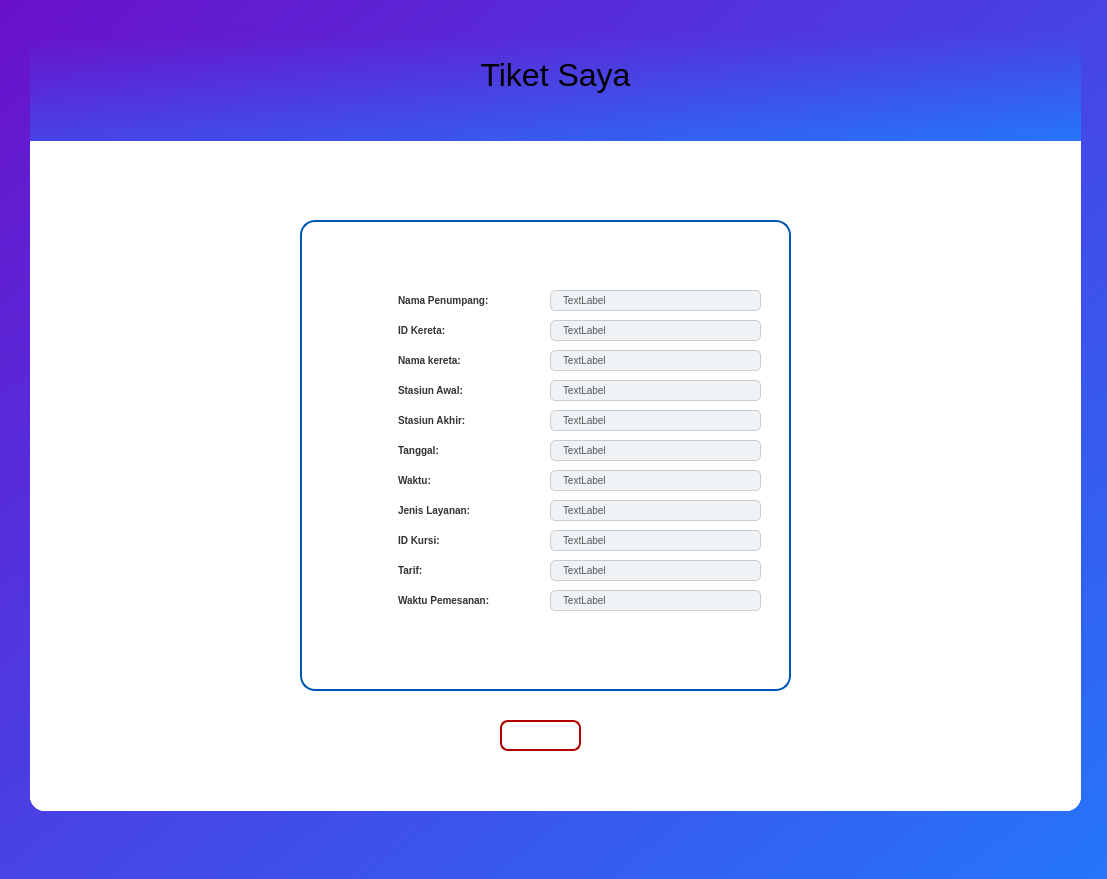
<?xml version="1.0" encoding="UTF-8"?>
<ui version="4.0">
 <class>dashboard_detail_tiket</class>
 <widget class="QMainWindow" name="dashboard_detail_tiket">
  <property name="geometry">
   <rect>
    <x>0</x>
    <y>0</y>
    <width>1107</width>
    <height>879</height>
   </rect>
  </property>
  <property name="windowTitle">
   <string>Dashboard SAKAPEUNG</string>
  </property>
  <property name="styleSheet">
   <string notr="true">background: qlineargradient(x1:0, y1:0, x2:1, y2:1, stop:0 #6a11cb, stop:1 #2575fc);
</string>
  </property>
  <widget class="QWidget" name="centralwidget">
   <widget class="QFrame" name="frame_utama">
    <property name="geometry">
     <rect>
      <x>30</x>
      <y>30</y>
      <width>1051</width>
      <height>781</height>
     </rect>
    </property>
    <property name="styleSheet">
     <string notr="true">background-color: rgba(255, 255, 255, 180); /* Transparansi */
border-radius: 15px; /* Membuat sudut melengkung */</string>
    </property>
    <property name="frameShape">
     <enum>QFrame::StyledPanel</enum>
    </property>
    <property name="frameShadow">
     <enum>QFrame::Raised</enum>
    </property>
    <widget class="QStackedWidget" name="user">
     <property name="geometry">
      <rect>
       <x>0</x>
       <y>0</y>
       <width>1051</width>
       <height>781</height>
      </rect>
     </property>
     <property name="styleSheet">
      <string notr="true">background : white;</string>
     </property>
     <property name="frameShape">
      <enum>QFrame::Box</enum>
     </property>
     <property name="frameShadow">
      <enum>QFrame::Plain</enum>
     </property>
     <property name="currentIndex">
      <number>3</number>
     </property>
     <widget class="QWidget" name="user_dashboard">
      <widget class="QTextEdit" name="home_user">
       <property name="geometry">
        <rect>
         <x>10</x>
         <y>120</y>
         <width>791</width>
         <height>651</height>
        </rect>
       </property>
       <property name="html">
        <string>&lt;!DOCTYPE HTML PUBLIC &quot;-//W3C//DTD HTML 4.0//EN&quot; &quot;http://www.w3.org/TR/REC-html40/strict.dtd&quot;&gt;
&lt;html&gt;&lt;head&gt;&lt;meta name=&quot;qrichtext&quot; content=&quot;1&quot; /&gt;&lt;style type=&quot;text/css&quot;&gt;
p, li { white-space: pre-wrap; }
&lt;/style&gt;&lt;/head&gt;&lt;body style=&quot; font-family:'MS Shell Dlg 2'; font-size:8pt; font-weight:400; font-style:normal;&quot;&gt;
&lt;p style=&quot; margin-top:0px; margin-bottom:0px; margin-left:0px; margin-right:0px; -qt-block-indent:0; text-indent:0px;&quot;&gt;&lt;span style=&quot; font-size:7.8pt;&quot;&gt;Ini adalah dashboard user&lt;/span&gt;&lt;/p&gt;&lt;/body&gt;&lt;/html&gt;</string>
       </property>
      </widget>
      <widget class="QTextBrowser" name="home_title_user">
       <property name="geometry">
        <rect>
         <x>0</x>
         <y>0</y>
         <width>811</width>
         <height>111</height>
        </rect>
       </property>
       <property name="styleSheet">
        <string notr="true">background: qlineargradient(x1:0, y1:0, x2:1, y2:1, stop:0 #6a11cb, stop:1 #2575fc);
border-radius: 0px; 
</string>
       </property>
       <property name="html">
        <string>&lt;!DOCTYPE HTML PUBLIC &quot;-//W3C//DTD HTML 4.0//EN&quot; &quot;http://www.w3.org/TR/REC-html40/strict.dtd&quot;&gt;
&lt;html&gt;&lt;head&gt;&lt;meta name=&quot;qrichtext&quot; content=&quot;1&quot; /&gt;&lt;style type=&quot;text/css&quot;&gt;
p, li { white-space: pre-wrap; }
&lt;/style&gt;&lt;/head&gt;&lt;body style=&quot; font-family:'MS Shell Dlg 2'; font-size:8pt; font-weight:400; font-style:normal;&quot;&gt;
&lt;p align=&quot;center&quot; style=&quot;-qt-paragraph-type:empty; margin-top:0px; margin-bottom:0px; margin-left:0px; margin-right:0px; -qt-block-indent:0; text-indent:0px; font-size:7.8pt;&quot;&gt;&lt;br /&gt;&lt;/p&gt;
&lt;p align=&quot;center&quot; style=&quot; margin-top:0px; margin-bottom:0px; margin-left:0px; margin-right:0px; -qt-block-indent:0; text-indent:0px;&quot;&gt;&lt;span style=&quot; font-size:6pt;&quot;&gt; &lt;/span&gt;&lt;/p&gt;
&lt;p align=&quot;center&quot; style=&quot; margin-top:0px; margin-bottom:0px; margin-left:0px; margin-right:0px; -qt-block-indent:0; text-indent:0px;&quot;&gt;&lt;span style=&quot; font-size:24pt;&quot;&gt;Dashboard User&lt;/span&gt;&lt;/p&gt;&lt;/body&gt;&lt;/html&gt;</string>
       </property>
      </widget>
     </widget>
     <widget class="QWidget" name="pembelian_tiket">
      <widget class="QTextBrowser" name="pembelian_tiket_title_user">
       <property name="geometry">
        <rect>
         <x>0</x>
         <y>0</y>
         <width>811</width>
         <height>111</height>
        </rect>
       </property>
       <property name="styleSheet">
        <string notr="true">background: qlineargradient(x1:0, y1:0, x2:1, y2:1, stop:0 #6a11cb, stop:1 #2575fc);
border-radius: 0px; 
</string>
       </property>
       <property name="html">
        <string>&lt;!DOCTYPE HTML PUBLIC &quot;-//W3C//DTD HTML 4.0//EN&quot; &quot;http://www.w3.org/TR/REC-html40/strict.dtd&quot;&gt;
&lt;html&gt;&lt;head&gt;&lt;meta name=&quot;qrichtext&quot; content=&quot;1&quot; /&gt;&lt;style type=&quot;text/css&quot;&gt;
p, li { white-space: pre-wrap; }
&lt;/style&gt;&lt;/head&gt;&lt;body style=&quot; font-family:'MS Shell Dlg 2'; font-size:8pt; font-weight:400; font-style:normal;&quot;&gt;
&lt;p align=&quot;center&quot; style=&quot;-qt-paragraph-type:empty; margin-top:0px; margin-bottom:0px; margin-left:0px; margin-right:0px; -qt-block-indent:0; text-indent:0px; font-size:7.8pt;&quot;&gt;&lt;br /&gt;&lt;/p&gt;
&lt;p align=&quot;center&quot; style=&quot; margin-top:0px; margin-bottom:0px; margin-left:0px; margin-right:0px; -qt-block-indent:0; text-indent:0px;&quot;&gt;&lt;span style=&quot; font-size:6pt;&quot;&gt; &lt;/span&gt;&lt;/p&gt;
&lt;p align=&quot;center&quot; style=&quot; margin-top:0px; margin-bottom:0px; margin-left:0px; margin-right:0px; -qt-block-indent:0; text-indent:0px;&quot;&gt;&lt;span style=&quot; font-size:24pt;&quot;&gt;Pembelian Tiket Kereta Api&lt;/span&gt;&lt;/p&gt;&lt;/body&gt;&lt;/html&gt;</string>
       </property>
      </widget>
      <widget class="QTextEdit" name="pembelian_tiket_user">
       <property name="geometry">
        <rect>
         <x>10</x>
         <y>120</y>
         <width>791</width>
         <height>651</height>
        </rect>
       </property>
       <property name="html">
        <string>&lt;!DOCTYPE HTML PUBLIC &quot;-//W3C//DTD HTML 4.0//EN&quot; &quot;http://www.w3.org/TR/REC-html40/strict.dtd&quot;&gt;
&lt;html&gt;&lt;head&gt;&lt;meta name=&quot;qrichtext&quot; content=&quot;1&quot; /&gt;&lt;style type=&quot;text/css&quot;&gt;
p, li { white-space: pre-wrap; }
&lt;/style&gt;&lt;/head&gt;&lt;body style=&quot; font-family:'MS Shell Dlg 2'; font-size:8pt; font-weight:400; font-style:normal;&quot;&gt;
&lt;p style=&quot; margin-top:0px; margin-bottom:0px; margin-left:0px; margin-right:0px; -qt-block-indent:0; text-indent:0px;&quot;&gt;&lt;span style=&quot; font-size:7.8pt;&quot;&gt;Ini adalah menu pembelian tiket&lt;/span&gt;&lt;/p&gt;&lt;/body&gt;&lt;/html&gt;</string>
       </property>
      </widget>
     </widget>
     <widget class="QWidget" name="lihat_jadwal_kereta">
      <widget class="QTextBrowser" name="lihat_jadwal_kereta_title_user">
       <property name="geometry">
        <rect>
         <x>0</x>
         <y>0</y>
         <width>811</width>
         <height>111</height>
        </rect>
       </property>
       <property name="styleSheet">
        <string notr="true">background: qlineargradient(x1:0, y1:0, x2:1, y2:1, stop:0 #6a11cb, stop:1 #2575fc);
border-radius: 0px; </string>
       </property>
       <property name="html">
        <string>&lt;!DOCTYPE HTML PUBLIC &quot;-//W3C//DTD HTML 4.0//EN&quot; &quot;http://www.w3.org/TR/REC-html40/strict.dtd&quot;&gt;
&lt;html&gt;&lt;head&gt;&lt;meta name=&quot;qrichtext&quot; content=&quot;1&quot; /&gt;&lt;style type=&quot;text/css&quot;&gt;
p, li { white-space: pre-wrap; }
&lt;/style&gt;&lt;/head&gt;&lt;body style=&quot; font-family:'MS Shell Dlg 2'; font-size:8pt; font-weight:400; font-style:normal;&quot;&gt;
&lt;p align=&quot;center&quot; style=&quot;-qt-paragraph-type:empty; margin-top:0px; margin-bottom:0px; margin-left:0px; margin-right:0px; -qt-block-indent:0; text-indent:0px; font-size:7.8pt;&quot;&gt;&lt;br /&gt;&lt;/p&gt;
&lt;p align=&quot;center&quot; style=&quot; margin-top:0px; margin-bottom:0px; margin-left:0px; margin-right:0px; -qt-block-indent:0; text-indent:0px;&quot;&gt;&lt;span style=&quot; font-size:6pt;&quot;&gt; &lt;/span&gt;&lt;/p&gt;
&lt;p align=&quot;center&quot; style=&quot; margin-top:0px; margin-bottom:0px; margin-left:0px; margin-right:0px; -qt-block-indent:0; text-indent:0px;&quot;&gt;&lt;span style=&quot; font-size:24pt;&quot;&gt;Lihat Jadwal Kereta Api&lt;/span&gt;&lt;/p&gt;&lt;/body&gt;&lt;/html&gt;</string>
       </property>
      </widget>
      <widget class="QTextEdit" name="lihat_jadwal_kereta_user">
       <property name="geometry">
        <rect>
         <x>10</x>
         <y>120</y>
         <width>791</width>
         <height>651</height>
        </rect>
       </property>
       <property name="html">
        <string>&lt;!DOCTYPE HTML PUBLIC &quot;-//W3C//DTD HTML 4.0//EN&quot; &quot;http://www.w3.org/TR/REC-html40/strict.dtd&quot;&gt;
&lt;html&gt;&lt;head&gt;&lt;meta name=&quot;qrichtext&quot; content=&quot;1&quot; /&gt;&lt;style type=&quot;text/css&quot;&gt;
p, li { white-space: pre-wrap; }
&lt;/style&gt;&lt;/head&gt;&lt;body style=&quot; font-family:'MS Shell Dlg 2'; font-size:8pt; font-weight:400; font-style:normal;&quot;&gt;
&lt;p style=&quot; margin-top:0px; margin-bottom:0px; margin-left:0px; margin-right:0px; -qt-block-indent:0; text-indent:0px;&quot;&gt;&lt;span style=&quot; font-size:7.8pt;&quot;&gt;Ini adalah menu lihat jadwal kereta api&lt;/span&gt;&lt;/p&gt;
&lt;p style=&quot;-qt-paragraph-type:empty; margin-top:0px; margin-bottom:0px; margin-left:0px; margin-right:0px; -qt-block-indent:0; text-indent:0px; font-size:7.8pt;&quot;&gt;&lt;br /&gt;&lt;/p&gt;&lt;/body&gt;&lt;/html&gt;</string>
       </property>
      </widget>
     </widget>
     <widget class="QWidget" name="tiket_saya">
      <widget class="QTextBrowser" name="tiket_saya_tittle_user">
       <property name="geometry">
        <rect>
         <x>0</x>
         <y>0</y>
         <width>1051</width>
         <height>111</height>
        </rect>
       </property>
       <property name="styleSheet">
        <string notr="true">background: qlineargradient(x1:0, y1:0, x2:1, y2:1, stop:0 #6a11cb, stop:1 #2575fc);
border-radius: 0px; </string>
       </property>
       <property name="html">
        <string>&lt;!DOCTYPE HTML PUBLIC &quot;-//W3C//DTD HTML 4.0//EN&quot; &quot;http://www.w3.org/TR/REC-html40/strict.dtd&quot;&gt;
&lt;html&gt;&lt;head&gt;&lt;meta name=&quot;qrichtext&quot; content=&quot;1&quot; /&gt;&lt;style type=&quot;text/css&quot;&gt;
p, li { white-space: pre-wrap; }
&lt;/style&gt;&lt;/head&gt;&lt;body style=&quot; font-family:'MS Shell Dlg 2'; font-size:8pt; font-weight:400; font-style:normal;&quot;&gt;
&lt;p align=&quot;center&quot; style=&quot;-qt-paragraph-type:empty; margin-top:0px; margin-bottom:0px; margin-left:0px; margin-right:0px; -qt-block-indent:0; text-indent:0px; font-size:7.8pt;&quot;&gt;&lt;br /&gt;&lt;/p&gt;
&lt;p align=&quot;center&quot; style=&quot; margin-top:0px; margin-bottom:0px; margin-left:0px; margin-right:0px; -qt-block-indent:0; text-indent:0px;&quot;&gt;&lt;span style=&quot; font-size:6pt;&quot;&gt; &lt;/span&gt;&lt;/p&gt;
&lt;p align=&quot;center&quot; style=&quot; margin-top:0px; margin-bottom:0px; margin-left:0px; margin-right:0px; -qt-block-indent:0; text-indent:0px;&quot;&gt;&lt;span style=&quot; font-size:24pt;&quot;&gt;Tiket Saya&lt;/span&gt;&lt;/p&gt;&lt;/body&gt;&lt;/html&gt;</string>
       </property>
      </widget>
      <widget class="QFrame" name="frame_detail_tiket">
       <property name="geometry">
        <rect>
         <x>270</x>
         <y>190</y>
         <width>491</width>
         <height>471</height>
        </rect>
       </property>
       <property name="minimumSize">
        <size>
         <width>300</width>
         <height>400</height>
        </size>
       </property>
       <property name="styleSheet">
        <string notr="true">/* Frame utama */
QFrame#frame_detail_tiket {
     background: qlineargradient(spread:pad, x1:0, y1:0, x2:1, y2:1, 
                                stop:0 rgba(0, 255, 255, 200), 
                                stop:0.5 rgba(200, 150, 255, 200), 
                                stop:1 rgba(255, 255, 255, 255));
    border: 2px solid #0056b3;
    border-radius: 15px;
    padding: 20px;
}

/* Header &quot;Detail Tiket&quot; */
QLabel#label_header {
    background: qlineargradient(spread:pad, x1:0, y1:0, x2:1, y2:0, 
                                stop:0 #007bff, stop:1 #0056b3);
    color: white;
    font-size: 16px;
    font-weight: bold;
    text-align: center;
    padding: 8px;
    border-top-left-radius: 12px;
    border-top-right-radius: 12px;
}

/* Garis pemisah di bawah header */
QFrame#frame_separator {
    background-color: #0056b3;
    min-height: 2px;
}

/* Label untuk judul informasi */
QLabel#label_2,
QLabel#label_3,
QLabel#label_4,
QLabel#label_5,
QLabel#label_6,
QLabel#label_7,
QLabel#label_8,
QLabel#label_9,
QLabel#label_10,
QLabel#label_11,
QLabel#label_12,
QLabel#label_13 {
    font-size: 10px;
    font-weight: bold;
    color: #333;
    padding: 5px;
}

/* Label untuk isi informasi */
QLabel#label_namapenumpang,
QLabel#label_idkereta,
QLabel#label_namakereta,
QLabel#label_stasiunawal,
QLabel#label_stasiunakhir,
QLabel#label_tanggal,
QLabel#label_waktu,
QLabel#label_jenislayanan,
QLabel#label_idkursi,
QLabel#label_tarif,
QLabel#label_totaltarif,
QLabel#label_waktupemesanan {
    font-size: 10px;
    color: #555;
    background-color: #f0f3f5;
    border-radius: 5px;
    padding: 5px 10px;
    border: 1px solid #ccc;
}
</string>
       </property>
       <property name="frameShape">
        <enum>QFrame::Box</enum>
       </property>
       <property name="frameShadow">
        <enum>QFrame::Raised</enum>
       </property>
       <widget class="QLabel" name="label_header">
        <property name="geometry">
         <rect>
          <x>190</x>
          <y>20</y>
          <width>121</width>
          <height>31</height>
         </rect>
        </property>
        <property name="text">
         <string>Detail Tiket</string>
        </property>
       </widget>
       <widget class="QLabel" name="label_2">
        <property name="geometry">
         <rect>
          <x>90</x>
          <y>70</y>
          <width>111</width>
          <height>21</height>
         </rect>
        </property>
        <property name="text">
         <string>Nama Penumpang:</string>
        </property>
       </widget>
       <widget class="QLabel" name="label_3">
        <property name="geometry">
         <rect>
          <x>90</x>
          <y>100</y>
          <width>111</width>
          <height>21</height>
         </rect>
        </property>
        <property name="text">
         <string>ID Kereta:</string>
        </property>
       </widget>
       <widget class="QLabel" name="label_4">
        <property name="geometry">
         <rect>
          <x>90</x>
          <y>130</y>
          <width>111</width>
          <height>21</height>
         </rect>
        </property>
        <property name="text">
         <string>Nama kereta:</string>
        </property>
       </widget>
       <widget class="QLabel" name="label_5">
        <property name="geometry">
         <rect>
          <x>90</x>
          <y>160</y>
          <width>111</width>
          <height>21</height>
         </rect>
        </property>
        <property name="text">
         <string>Stasiun Awal:</string>
        </property>
       </widget>
       <widget class="QLabel" name="label_6">
        <property name="geometry">
         <rect>
          <x>90</x>
          <y>190</y>
          <width>111</width>
          <height>21</height>
         </rect>
        </property>
        <property name="text">
         <string>Stasiun Akhir:</string>
        </property>
       </widget>
       <widget class="QLabel" name="label_7">
        <property name="geometry">
         <rect>
          <x>90</x>
          <y>220</y>
          <width>111</width>
          <height>21</height>
         </rect>
        </property>
        <property name="text">
         <string>Tanggal:</string>
        </property>
       </widget>
       <widget class="QLabel" name="label_8">
        <property name="geometry">
         <rect>
          <x>90</x>
          <y>250</y>
          <width>111</width>
          <height>21</height>
         </rect>
        </property>
        <property name="text">
         <string>Waktu:</string>
        </property>
       </widget>
       <widget class="QLabel" name="label_9">
        <property name="geometry">
         <rect>
          <x>90</x>
          <y>280</y>
          <width>111</width>
          <height>21</height>
         </rect>
        </property>
        <property name="text">
         <string>Jenis Layanan:</string>
        </property>
       </widget>
       <widget class="QLabel" name="label_10">
        <property name="geometry">
         <rect>
          <x>90</x>
          <y>310</y>
          <width>111</width>
          <height>21</height>
         </rect>
        </property>
        <property name="text">
         <string>ID Kursi:</string>
        </property>
       </widget>
       <widget class="QLabel" name="label_11">
        <property name="geometry">
         <rect>
          <x>90</x>
          <y>340</y>
          <width>111</width>
          <height>21</height>
         </rect>
        </property>
        <property name="text">
         <string>Tarif:</string>
        </property>
       </widget>
       <widget class="QLabel" name="label_13">
        <property name="geometry">
         <rect>
          <x>90</x>
          <y>370</y>
          <width>111</width>
          <height>21</height>
         </rect>
        </property>
        <property name="text">
         <string>Waktu Pemesanan:</string>
        </property>
       </widget>
       <widget class="QLabel" name="label_namapenumpang">
        <property name="geometry">
         <rect>
          <x>250</x>
          <y>70</y>
          <width>211</width>
          <height>21</height>
         </rect>
        </property>
        <property name="text">
         <string>TextLabel</string>
        </property>
       </widget>
       <widget class="QLabel" name="label_idkereta">
        <property name="geometry">
         <rect>
          <x>250</x>
          <y>100</y>
          <width>211</width>
          <height>21</height>
         </rect>
        </property>
        <property name="text">
         <string>TextLabel</string>
        </property>
       </widget>
       <widget class="QLabel" name="label_namakereta">
        <property name="geometry">
         <rect>
          <x>250</x>
          <y>130</y>
          <width>211</width>
          <height>21</height>
         </rect>
        </property>
        <property name="text">
         <string>TextLabel</string>
        </property>
       </widget>
       <widget class="QLabel" name="label_stasiunawal">
        <property name="geometry">
         <rect>
          <x>250</x>
          <y>160</y>
          <width>211</width>
          <height>21</height>
         </rect>
        </property>
        <property name="text">
         <string>TextLabel</string>
        </property>
       </widget>
       <widget class="QLabel" name="label_stasiunakhir">
        <property name="geometry">
         <rect>
          <x>250</x>
          <y>190</y>
          <width>211</width>
          <height>21</height>
         </rect>
        </property>
        <property name="text">
         <string>TextLabel</string>
        </property>
       </widget>
       <widget class="QLabel" name="label_tanggal">
        <property name="geometry">
         <rect>
          <x>250</x>
          <y>220</y>
          <width>211</width>
          <height>21</height>
         </rect>
        </property>
        <property name="text">
         <string>TextLabel</string>
        </property>
       </widget>
       <widget class="QLabel" name="label_waktu">
        <property name="geometry">
         <rect>
          <x>250</x>
          <y>250</y>
          <width>211</width>
          <height>21</height>
         </rect>
        </property>
        <property name="text">
         <string>TextLabel</string>
        </property>
       </widget>
       <widget class="QLabel" name="label_jenislayanan">
        <property name="geometry">
         <rect>
          <x>250</x>
          <y>280</y>
          <width>211</width>
          <height>21</height>
         </rect>
        </property>
        <property name="text">
         <string>TextLabel</string>
        </property>
       </widget>
       <widget class="QLabel" name="label_idkursi">
        <property name="geometry">
         <rect>
          <x>250</x>
          <y>310</y>
          <width>211</width>
          <height>21</height>
         </rect>
        </property>
        <property name="text">
         <string>TextLabel</string>
        </property>
       </widget>
       <widget class="QLabel" name="label_tarif">
        <property name="geometry">
         <rect>
          <x>250</x>
          <y>340</y>
          <width>211</width>
          <height>21</height>
         </rect>
        </property>
        <property name="text">
         <string>TextLabel</string>
        </property>
       </widget>
       <widget class="QLabel" name="label_waktupemesanan">
        <property name="geometry">
         <rect>
          <x>250</x>
          <y>370</y>
          <width>211</width>
          <height>21</height>
         </rect>
        </property>
        <property name="text">
         <string>TextLabel</string>
        </property>
       </widget>
      </widget>
      <widget class="QPushButton" name="button_kembali">
       <property name="geometry">
        <rect>
         <x>470</x>
         <y>690</y>
         <width>81</width>
         <height>31</height>
        </rect>
       </property>
       <property name="styleSheet">
        <string notr="true">QPushButton#button_kembali {
    background: qlineargradient(spread:pad, x1:0, y1:0, x2:1, y2:1, 
                                stop:0 #ff4d4d, stop:1 #b30000);
    color: white;
    font-size: 12px;
    font-weight: bold;
    border-radius: 8px;
    padding: 6px 12px;
    border: 2px solid #b30000;
    transition: background 0.3s, transform 0.2s;
}

/* Hover effect */
QPushButton#button_kembali:hover {
    background: qlineargradient(spread:pad, x1:0, y1:0, x2:1, y2:1, 
                                stop:0 #b30000, stop:1 #800000);
    transform: scale(1.05);
}

/* Saat ditekan */
QPushButton#button_kembali:pressed {
    background-color: #660000;
    border: 2px solid #4d0000;
    transform: scale(0.95);
}
</string>
       </property>
       <property name="text">
        <string>Kembali</string>
       </property>
      </widget>
     </widget>
    </widget>
   </widget>
  </widget>
 </widget>
 <resources/>
 <connections/>
</ui>
